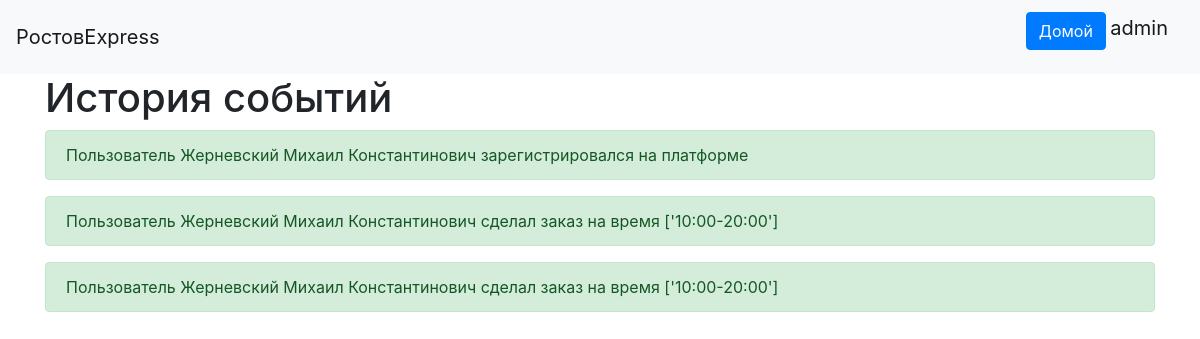
Page /history (signed in) on the earlier database version.
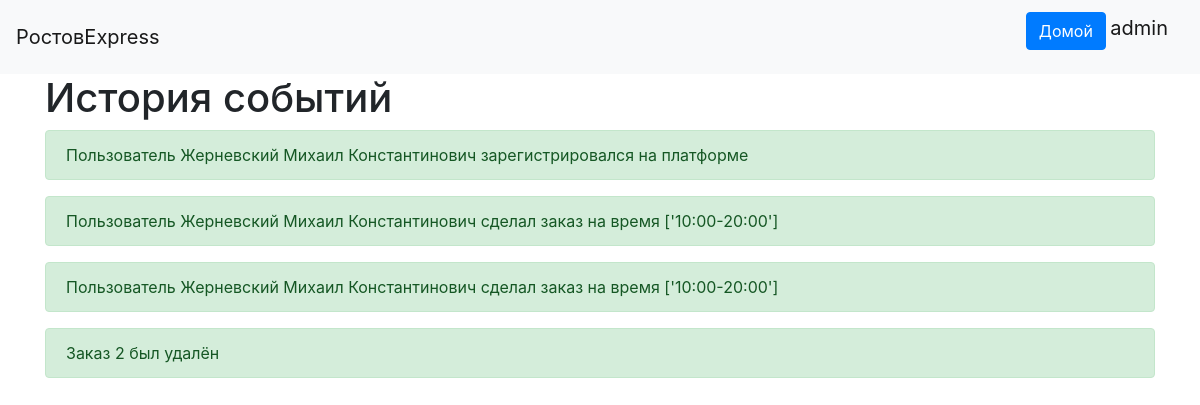
Same page on the later database version.
### data/records.py (models this page shows)
class Record(SqlAlchemyBase):
    __tablename__ = 'records'
    id = sqlalchemy.Column(sqlalchemy.Integer, primary_key=True, autoincrement=True)
    event = sqlalchemy.Column(sqlalchemy.String, nullable=True)

### main.py (the view)
@app.route("/history", methods=["GET"])
@login_required
def view_history():
    if (current_user.user_type != 3):
        return redirect('/')
    db_sess = db_session.create_session()
    events = db_sess.query(Record).all()
    return render_template("history.html", items=events)

### data/db_session.py (called while the page is built)
def create_session() -> Session:
    global __factory
    return __factory()

### main.py (called while the page is built)
@login_manager.user_loader
def load_user(user_id):
    db_sess = db_session.create_session()
    return db_sess.query(User).get(user_id)

### templates/history.html
{% extends "base.html" %}
{% block content %}
<h1>История событий</h1>
{% for item in items %}
<div>
    <div class="alert alert-success">
        {{item.event}}
    </div>
</div>
{% endfor %}
{% endblock %}

Differences in the rows shown:
added Record: event "Заказ 2 был удалён"
